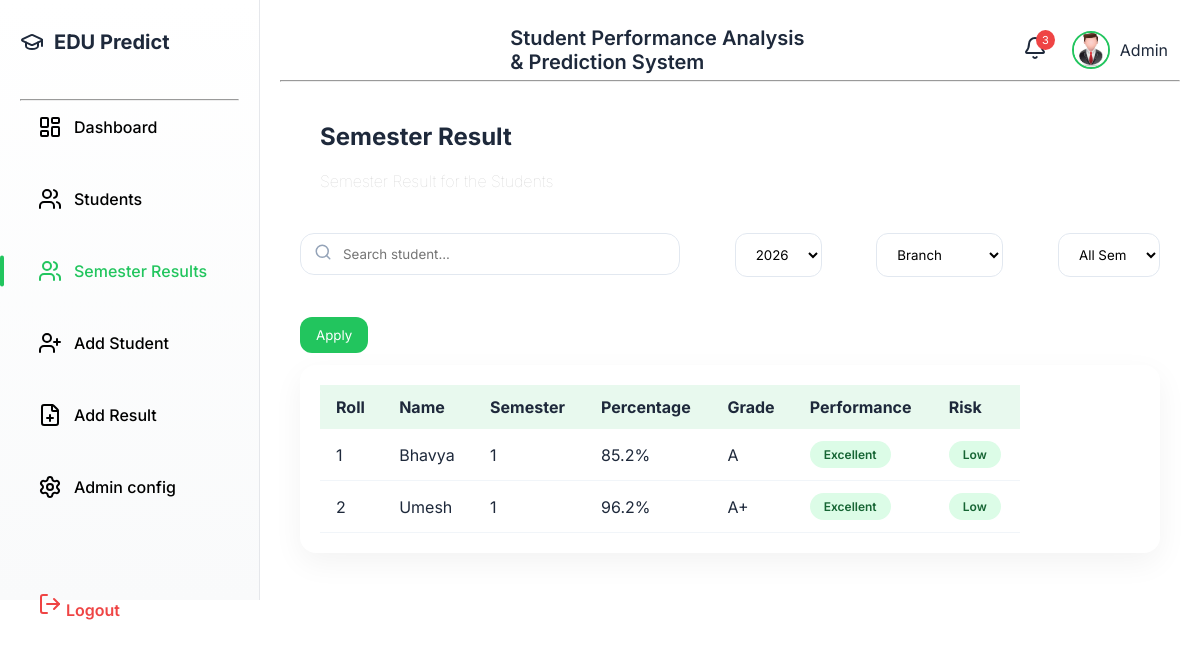
The app's page /semester-results (signed in) with its own data.
### tables this page shows
CREATE TABLE results (
            student_id INTEGER ,
            semester INTEGER,
            marks REAL,
            attendance REAL,
            percentage REAL,
            grade TEXT,
            performance TEXT,
            risk TEXT,
            PRIMARY KEY (student_id, semester),
            FOREIGN KEY (student_id) REFERENCES std_list(id) ON DELETE CASCADE
        );

CREATE TABLE std_list (
            id INTEGER PRIMARY KEY AUTOINCREMENT,
            roll TEXT,
            name TEXT,
            branch TEXT,
            admission_year INTEGER,
            user_id INTEGER,
            FOREIGN KEY (user_id) REFERENCES users(id) ON DELETE CASCADE,
            UNIQUE(roll, branch, admission_year, user_id) 
        );

### routes/filtered_list.py (the view)
@filtered_list_bp.route("/semester-results",methods=["GET"])
@login_required
def semester_results():
    user_id = session["user_id"]
    semester = request.args.get("semester")
    branch = request.args.get("branch")
    year = request.args.get("year")
    search = request.args.get("search")
    conn = get_db()
    query = """
        SELECT s.name, s.admission_year,s.roll,s.branch, r.*
        FROM results r
        JOIN std_list s
        ON r.student_id=s.id
        WHERE s.user_id=?
    """
    params = [user_id]
    if semester:
        query += " AND r.semester=?"
        params.append(semester)
    if branch:
        query += " AND s.branch=?"
        params.append(branch)
    if year:
        query += " AND s.admission_year=?"
        params.append(year)
    if search:
        query += " AND (s.name LIKE ? OR s.roll LIKE ? )"
        params.append(f"% + search + %")
        params.append(f"% + search + %")
    query += " ORDER BY s.branch, s.roll, r.semester ASC"
    results = conn.execute(query, tuple(params)).fetchall()
    years = conn.execute("""
        SELECT DISTINCT admission_year
        FROM std_list
        WHERE user_id=?
        ORDER BY admission_year DESC
    """, (user_id,)).fetchall()
    branches = conn.execute("""
        SELECT DISTINCT branch
        FROM std_list
        WHERE user_id=?
    """, (user_id,)).fetchall()
    conn.close()
    username=get_username()
    return render_template(
        "semester_results.html",
        results=results,
        years=years,
        branches=branches,
        username=username
    )

### services/auth_login.py (called while the page is built)
def login_required(func):
    @wraps(func)
    def wrapper(*args, **kwargs):
        if "user_id" not in session:
            return redirect(url_for("auth.login"))
        return func(*args, **kwargs)
    return wrapper

### services/utility.py (called while the page is built)
def get_db():
    db_path = "students.db"
    conn = sqlite3.connect(db_path)
    conn.row_factory = sqlite3.Row
    return conn

def get_username():
	user=session.get("username","Guest")
	return user

### templates/semester_results.html (shortened to what this page needs)
{% extends "base.html" %}
{% block content %}
<div class="info-cards">
        <div>
        <h2>Semester Result</h2><br>
        <p>Semester Result for the Students</p>
        </div>
</div>
<form method="GET" action="{{ url_for('filtered.semester_results') }}" class="top-controls">
    <div class="info-colm1">
    <div class="search-wrapper">
        <div class="search-input">
            <input type="text" name="search"
                   placeholder="Search student..."
                   value="{{ request.args.get('search','') }}">
            <i data-lucide="search" class="search-icon"></i>
        </div>
    </div>
    <div class="filter-wrapper">
        <select name="year">
            {% for y in years %}
        <option value="{{ y.admission_year }}"
            {% if request.args.get('year') == y.admission_year|string %}selected{% endif %}>
            {{ y.admission_year }}
        </option>
        {% endfor %}
    </select>
    </div>
{% set selected_branch = request.args.get('branch') %}
    <div class="filter-wrapper">
        <select name="branch">
            <option value="">Branch</option>
        </select>
    </div>
    <div class="filter-wrapper">
        <select name="semester">
           <option value="">All Sem</option>
    </select>
    </div>
</div>
    <div>
    <button type="submit" class="btn">Apply</button>
    </div>
    </form>
<div class="table-container">
<table>
    <thead>
        <tr>
            <th>Roll</th>
            <th>Name</th>
            <th>Semester</th>
            <th>Percentage</th>
            <th>Grade</th>
            <th>Performance</th>
            <th>Risk</th>
        </tr>
    </thead>
    {% if results %}
    <tbody>
        {% for r in results %}
        <tr>
            <td>{{ r.roll }}</td>
            <td>{{ r.name }}</td>
            <td>{{ r.semester }}</td>
            <td>{{ r.percentage }}%</td>
            <td>{{ r.grade }}</td>
            <td><span class="badge {{ r.performance|lower }}">{{ r.performance }}</span></td>
            <td><span class="badge {{ r.risk|lower }}">{{ r.risk }}</span></td>
        </tr>
        {% endfor %}
    </tbody>
    {% else %}
    <tbody>
        <tr>
            <td colspan="7" style="text-align:center;">No records for the Current filter <br> Try changing some</td>
        </tr>
    </tbody>
    {% endif %}
</table>
</div>
{% endblock %}

### templates/base.html (shortened to what this page needs)
<!DOCTYPE html>
<html lang="en">
<head>
    <link rel="stylesheet" href="{{ url_for('static', filename='styles.css') }}">
</head>
<body>
<div class="layout">
    <aside class="sidebar" id="sidebar">
        <h3 class="logo">
            <i data-lucide="graduation-cap"></i>
            EDU Predict
        </h3><hr>
        <nav id="side-menu">
            <a href="{{ url_for('dashboard.home') }}"
               class="nav-link {% if request.endpoint and request.endpoint.startswith('dashboard.home') %}active{% endif %}">
                <i data-lucide="layout-dashboard"></i>
                Dashboard
            </a>
            <a href="{{ url_for('students.students') }}"
               class="nav-link {% if request.endpoint and request.endpoint.startswith('students.students') %}active{% endif %}">
                <i data-lucide="users"></i>
                Students
            </a>
           <a href="{{ url_for('filtered.semester_results') }}"
               class="nav-link {% if request.endpoint and request.endpoint.startswith('filtered.semester_results') %}active{% endif %}">
                <i data-lucide="users"></i>
                Semester Results
            </a>
            <a href="{{ url_for('students.add_student') }}"
               class="nav-link {% if request.endpoint and request.endpoint.startswith('students.add_student') %}active{% endif %}">
                <i data-lucide="user-plus"></i>
                Add Student
            </a>
            <a href="{{ url_for('results.add_result') }}"
               class="nav-link {% if request.endpoint and request.endpoint.startswith('results.add_result') %}active{% endif %}">
                <i data-lucide="file-plus"></i>
                Add Result
            </a>
            <a href="{{ url_for('admin_panel.admin_panel') }}"
               class="nav-link {% if request.endpoint and request.endpoint.startswith('admin_panel.admin_panel') %}active{% endif %}">
                <i data-lucide="settings"></i>
                Admin config
            </a>
            <a href="{{ url_for('auth.logout') }}" class="nav-link logout">
                <i data-lucide="log-out"></i>
                Logout
            </a>
        </nav>
    </aside>
    <section class="main-wrapper">
        <header class="topbar">
            <h4 class="page-title">Student Performance Analysis<br> & Prediction System</h4>
            <div class="topbar-right">
                <div class="notification">
                    <i data-lucide="bell"></i>
                    <span class="badge-notify">3</span>
                </div>
                <div class="admin-profile">
                    <img src="{{ url_for('static', filename='admin.jpg') }}" alt="Admin">
                    <span>{{ username }}</span>
                </div>
            </div>
        </header><hr>
        <main class="content-wrapper">
            {% block content %}{% endblock %}
        </main>
    </section>
</div>
</body>
</html>

### records on screen
results: roll "1", name "Bhavya", semester "1", percentage "85.2", grade "A", performance "Excellent", risk "Low"
results: roll "2", name "Umesh", semester "1", percentage "96.2", grade "A+", performance "Excellent", risk "Low"

### other values on screen
{{ username }} "Admin"
form field year "2026"
